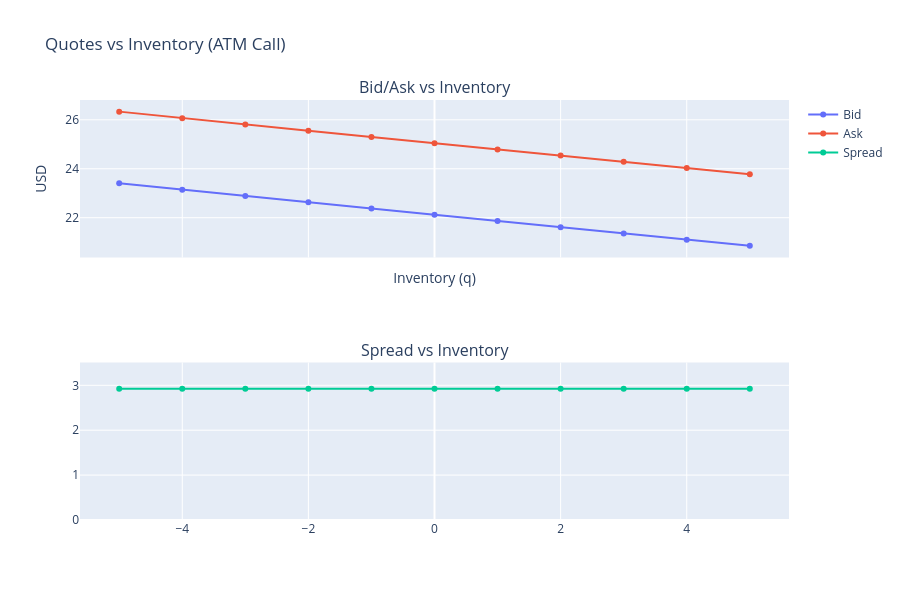

The notebook cell saved with this chart:
### Markdown cell above
## Plot
Observe the following:
- Spread is practically constant w.r.t to the inventory which agrees with theory
- Ask and Bid increases when being short (buying pressure) and decreases when being long (selling pressure)

### Code cell
# Plot
fig = make_subplots(rows=2, cols=1, shared_xaxes=True,
                    subplot_titles=("Bid/Ask vs Inventory", "Spread vs Inventory"))
fig.add_trace(go.Scatter(x=inventories, y=bid_prices, mode='lines+markers', name='Bid'), row=1, col=1)
fig.add_trace(go.Scatter(x=inventories, y=ask_prices, mode='lines+markers', name='Ask'), row=1, col=1)
fig.add_trace(go.Scatter(x=inventories, y=spreads, mode='lines+markers', name='Spread'), row=2, col=1)
fig.update_yaxes(row=2, col=1, range=[0, max(spreads) * 1.2])
fig.update_layout(
    title="Quotes vs Inventory (ATM Call)",
    xaxis_title="Inventory (q)",
    yaxis_title="USD",
    height=600)
fig.show()

### Figure 1 — Plotly figure (JSON) as saved in the notebook; plotly's stock layout.template omitted (floating-point values rounded to 4 significant figures)
{"data": [{"mode": "lines+markers", "name": "Bid", "type": "scatter", "x": [-5, -4, -3, -2, -1, 0, 1, 2, 3, 4, 5], "xaxis": "x", "y": [23.41, 23.15, 22.89, 22.64, 22.38, 22.12, 21.87, 21.61, 21.36, 21.1, 20.85], "yaxis": "y"}, {"mode": "lines+markers", "name": "Ask", "type": "scatter", "x": [-5, -4, -3, -2, -1, 0, 1, 2, 3, 4, 5], "xaxis": "x", "y": [26.33, 26.07, 25.81, 25.56, 25.3, 25.05, 24.79, 24.54, 24.28, 24.03, 23.77], "yaxis": "y"}, {"mode": "lines+markers", "name": "Spread", "type": "scatter", "x": [-5, -4, -3, -2, -1, 0, 1, 2, 3, 4, 5], "xaxis": "x2", "y": [2.923, 2.922, 2.922, 2.922, 2.922, 2.922, 2.922, 2.922, 2.922, 2.922, 2.922], "yaxis": "y2"}], "layout": {"annotations": [{"font": {"size": 16}, "showarrow": false, "text": "Bid/Ask vs Inventory", "x": 0.5, "xanchor": "center", "xref": "paper", "y": 1, "yanchor": "bottom", "yref": "paper"}, {"font": {"size": 16}, "showarrow": false, "text": "Spread vs Inventory", "x": 0.5, "xanchor": "center", "xref": "paper", "y": 0.375, "yanchor": "bottom", "yref": "paper"}], "height": 600, "title": {"text": "Quotes vs Inventory (ATM Call)"}, "xaxis": {"anchor": "y", "domain": [0, 1], "matches": "x2", "showticklabels": false, "title": {"text": "Inventory (q)"}}, "xaxis2": {"anchor": "y2", "domain": [0, 1]}, "yaxis": {"anchor": "x", "domain": [0.625, 1], "title": {"text": "USD"}}, "yaxis2": {"anchor": "x2", "domain": [0, 0.375], "range": [0, 3.508]}}}
